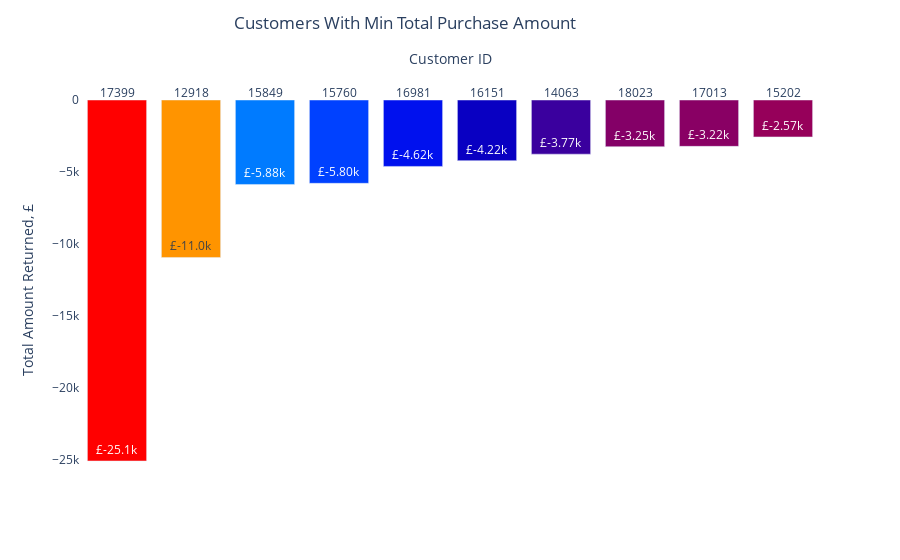

Notebook code for this chart:
### Code cell
fig = go.Figure(data=[
    go.Bar(name='Customers With Min Total Purchase Amount', 
           x=retail_customer_asc['Customer ID'].astype(str), 
           y=retail_customer_asc['Total'],
           marker_opacity=1,
           hovertext=retail_customer_desc['Country'],
           marker={'color': retail_customer_desc['Total'],
                   'colorscale': 'Rainbow'}
          )
    ])
fig.update_xaxes(side="top")

fig.update_traces(texttemplate='£%{y:.3s}', textposition='inside')

fig.update_layout(title='Customers With Min Total Purchase Amount',
                  title_x=0.45,
                  title_y=0.97,
                  xaxis_title="Customer ID",
                  yaxis_title="Total Amount Returned, £",
                  plot_bgcolor='white')
fig.show()

### Figure 1 — Plotly figure (JSON) as saved in the notebook; plotly's stock layout.template omitted (floating-point values rounded to 4 significant figures)
{"data": [{"hovertext": ["United Kingdom", "Netherlands", "EIRE", "EIRE", "United Kingdom", "United Kingdom", "United Kingdom", "Australia", "United Kingdom", "United Kingdom"], "marker": {"color": [598200.0, 523300.0, 296600.0, 270200.0, 233600.0, 190800.0, 171900.0, 143300.0, 141500.0, 136400.0], "colorscale": [[0, "rgb(150,0,90)"], [0.125, "rgb(0,0,200)"], [0.25, "rgb(0,25,255)"], [0.375, "rgb(0,152,255)"], [0.5, "rgb(44,255,150)"], [0.625, "rgb(151,255,0)"], [0.75, "rgb(255,234,0)"], [0.875, "rgb(255,111,0)"], [1, "rgb(255,0,0)"]], "opacity": 1}, "name": "Customers With Min Total Purchase Amount", "textposition": "inside", "texttemplate": "£%{y:.3s}", "type": "bar", "x": ["17399", "12918", "15849", "15760", "16981", "16151", "14063", "18023", "17013", "15202"], "y": [-25110.0, -10950.0, -5876.0, -5796.0, -4621.0, -4218.0, -3767.0, -3249.0, -3225.0, -2570.0]}], "layout": {"plot_bgcolor": "white", "title": {"text": "Customers With Min Total Purchase Amount", "x": 0.45, "y": 0.97}, "xaxis": {"side": "top", "title": {"text": "Customer ID"}}, "yaxis": {"title": {"text": "Total Amount Returned, £"}}}}
